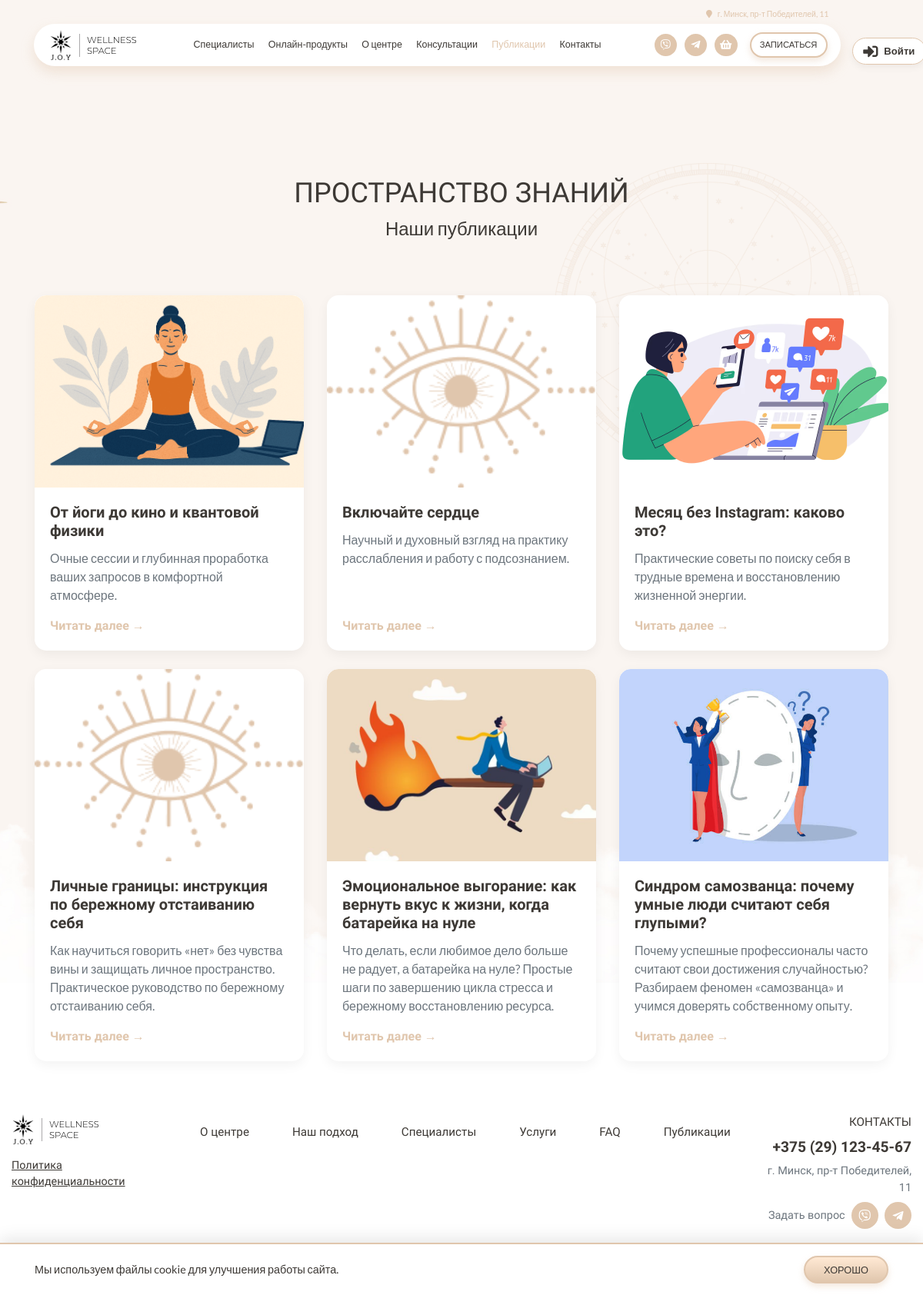
The page /publications.php on the database its author committed.
### tables this page shows
CREATE TABLE `settings` (
  `id` int(11) NOT NULL,
  `phone` varchar(50) DEFAULT NULL,
  `email` varchar(100) DEFAULT NULL,
  `address` varchar(255) DEFAULT NULL,
  `telegram` varchar(100) DEFAULT NULL,
  `instagram` varchar(100) DEFAULT NULL,
  `work_hours` varchar(255) DEFAULT NULL
);

CREATE TABLE `posts` (
  `id` int(11) NOT NULL,
  `title` varchar(255) NOT NULL,
  `short_desc` text,
  `content` longtext NOT NULL,
  `author_id` int(11) DEFAULT NULL,
  `image` varchar(255) DEFAULT 'img/Frame.png',
  `created_at` timestamp NULL DEFAULT CURRENT_TIMESTAMP,
  `status` varchar(20) DEFAULT 'published'
);

### db.php (called while the page is built, shortened)
<?php
function getCurrentUser($pdo) {
    return null;
}
function getSettings($pdo) {
    try {
        $st = $pdo->query("SELECT * FROM settings LIMIT 1");
        return $st->fetch() ?: ['phone'=>'','email'=>'','address'=>'','telegram'=>'','instagram'=>'','work_hours'=>''];
    } catch (Exception $e) {
        return ['phone'=>'','email'=>'','address'=>'','telegram'=>'','instagram'=>'','work_hours'=>''];
    }
}
function joyViberUrl($p) {
    $d = preg_replace('/\D+/', '', (string)$p);
    return $d ? 'viber://chat?number=' . $d : '#';
}
function joyTelegramUrl($t) {
    $h = ltrim(trim((string)$t), '@');
    return $h ? 'https://t.me/' . rawurlencode($h) : '#';
}

### publications.php (the view, shortened to what this page needs)
<?php
require_once 'header.php';
$p = isset($_GET['page']) ? (int)$_GET['page'] : 1;
$lim = 6;
$off = ($p - 1) * $lim;
try { $pdo->exec("ALTER TABLE posts ADD COLUMN status VARCHAR(20) DEFAULT 'published'"); } catch (Exception $e) {}
$st = $pdo->prepare("SELECT * FROM posts WHERE status = 'published' OR status IS NULL ORDER BY created_at DESC LIMIT $lim OFFSET $off");
$st->execute();
$arts = $st->fetchAll();
?>
<section class="section" style="padding-top: 150px; padding-bottom: 100px; background: white;">
    <div class="mandala-wrapper-header">
    </div>
    <div class="container">
        <div class="row justify-content-center mb-5">
            <div class="col-lg-10 text-center">
                <h2 class="section-title">ПРОСТРАНСТВО ЗНАНИЙ</h2>
                <h3 class="subsection-title">Наши публикации</h3>
            </div>
        </div>
        <div class="row publications-grid" id="publicationsList">
            <?php if(count($arts) > 0): ?>
                <?php foreach ($arts as $a): ?>
                <div class="col-md-4 mb-4">
                    <div class="card h-100 publication-card">
                        <img src="<?= htmlspecialchars($a['image']) ?>" class="card-img-top publication-card__img" onerror="this.src='img/Frame.png'">
                        <div class="card-body d-flex flex-column">
                            <h5 class="card-title publication-card__title"><?= htmlspecialchars($a['title']) ?></h5>
                            <p class="card-text text-muted publication-card__text"><?= htmlspecialchars($a['short_desc']) ?></p>
                            <a href="article.php?id=<?= $a['id'] ?>" class="btn-link stretched-link" style="color: #E0C6AD; font-weight: bold; text-decoration: none;">Читать далее &rarr;</a>
                        </div>
                    </div>
                </div>
                <?php endforeach; ?>
            <?php else: ?>
                <div class="col-12 text-center py-5">
                    <h4 class="text-muted">Публикаций пока нет.</h4>
                </div>
            <?php endif; ?>
        </div>
    </div>
</section>
<?php require_once 'footer.php'; ?>

### header.php (shortened to what this page needs)
<?php
require_once 'db.php';
$user = getCurrentUser($pdo);
$settings = getSettings($pdo);
$page = basename($_SERVER['PHP_SELF']);
$viber = joyViberUrl($settings['phone'] ?? '');
$tg = joyTelegramUrl($settings['telegram'] ?? '');
$bClass = '';
if ($page == 'index.php' || $page == '') { $bClass = 'home-page'; }
elseif ($page == 'services.php') { $bClass = 'services-page'; }
elseif ($page == 'catalog.php') { $bClass = 'catalog-page'; }
elseif ($page == 'publications.php') { $bClass = 'publications-page'; }
elseif ($page == 'article.php') { $bClass = 'article-page'; }
elseif ($page == 'cabinet.php') { $bClass = 'cabinet-page'; }
elseif ($page == 'specialists.php') { $bClass = 'specialists-page'; }
elseif ($page == 'contacts.php') { $bClass = 'contacts-page'; }
elseif ($page == 'profile.php') { $bClass = 'profile-page'; }
elseif ($page == 'privacy.php') { $bClass = 'privacy-page'; }
elseif ($page == 'faq.php') { $bClass = 'faq-page'; }
?>
<!DOCTYPE html>
<html lang="ru">
<head>
<link rel="stylesheet" href="https://cdn.jsdelivr.net/npm/bootstrap@4.6.2/dist/css/bootstrap.min.css">
<link rel="stylesheet" href="https://cdnjs.cloudflare.com/ajax/libs/font-awesome/5.15.4/css/all.min.css">
<link rel="stylesheet" href="joy.css?v=<?= time() ?>">
</head>
<body class="<?= $bClass ?>">
<div class="nav-container">
    <div class="user-corner user-corner--desktop d-none d-lg-flex">
        <?php if($user): ?>
            <a href="cabinet.php" class="user-link-header"><i class="fas fa-user-circle mr-2"></i> <?= htmlspecialchars($user['name']) ?></a>
        <?php else: ?>
            <a href="#" class="user-link-header" onclick="openAuthModal(event)"><i class="fas fa-sign-in-alt mr-2"></i> Войти</a>
        <?php endif; ?>
    </div>
    <div class="nav-centered">
        <div class="nav-address-row">
            <div class="address"><a href="contacts.php"><i class="fa fa-map-marker"></i> <?= htmlspecialchars($settings['address'] ?: 'г. Минск, пр-т Победителей, 11') ?></a></div>
        </div>
        <div class="nav-bar">
            <a href="index.php" class="logo-link"><img src="img/Frame.svg" class="logo"></a>
            <div class="nav-links d-none d-lg-flex">
                <a href="specialists.php" class="<?= $page == 'specialists.php' ? 'active-link' : '' ?>">Специалисты</a>
                <a href="catalog.php" class="<?= $page == 'catalog.php' ? 'active-link' : '' ?>">Онлайн-продукты</a>
                <a href="index.php#section-2">О центре</a>
                <a href="services.php" class="<?= $page == 'services.php' ? 'active-link' : '' ?>">Консультации</a>
                <a href="publications.php" class="<?= ($page == 'publications.php' || $page == 'article.php') ? 'active-link' : '' ?>">Публикации</a>
                <a href="contacts.php" class="<?= $page == 'contacts.php' ? 'active-link' : '' ?>">Контакты</a>
            </div>
            <div class="nav-actions">
                <div class="nav-actions-desktop d-none d-lg-flex align-items-center">
                    <div class="social-icons">
                        <a href="<?= htmlspecialchars($viber) ?>"><i class="fab fa-viber"></i></a>
                        <a href="<?= htmlspecialchars($tg) ?>" target="_blank"><i class="fab fa-telegram-plane"></i></a>
                        <a href="cabinet.php?tab=cart">
                            <i class="fas fa-shopping-basket"></i>
                        </a>
                    </div>
                    <a href="#" class="appointment-button" onclick="openAppointment(event)">Записаться</a>
                </div>
            </div>
        </div>
    </div>
</div>

### footer.php (shortened to what this page needs)
<?php
$set = getSettings($pdo);
?>
<section id="section-11" class="section section-11">
    <div class="container footer-container">
        <div class="footer-main">
            <div class="footer-row first-row d-flex justify-content-between align-items-start">
                <div class="footer-left d-flex flex-column">
                    <a href="index.php" class="logo-link mb-3"><img src="img/Frame.svg" alt="Logo" class="logo"></a>
                    <a href="privacy.php" class="legal-link mt-auto">Политика конфиденциальности</a>
                </div>
                <div class="footer-nav d-flex justify-content-center align-items-center flex-grow-1 px-3">
                    <a href="index.php#section-2" class="nav-link">О центре</a>
                    <a href="index.php#section-3" class="nav-link">Наш подход</a>
                    <a href="specialists.php" class="nav-link">Специалисты</a>
                    <a href="services.php" class="nav-link">Услуги</a>
                    <a href="faq.php" class="nav-link">FAQ</a>
                    <a href="publications.php" class="nav-link">Публикации</a>
                </div>
                <div class="footer-contacts text-right">
                    <a href="index.php#section-10" class="nav-link p-0 mb-2 d-block text-uppercase" style="font-family: 'Tenor Sans';">КОНТАКТЫ</a>
                    <div class="contact-phone font-weight-bold" style="font-size: 1.2rem;"><?= htmlspecialchars($set['phone']) ?></div>
                    <div class="contact-address text-muted mb-2" style="font-size: 0.9rem;"><?= htmlspecialchars($set['address']) ?></div>
                    <div class="contact-question d-flex align-items-center justify-content-end">
                        <span class="mr-2 text-muted" style="font-size: 0.9rem;">Задать вопрос</span>
                        <a href="<?= htmlspecialchars(joyViberUrl($set['phone'] ?? '')) ?>" class="social-icon viber"><i class="fab fa-viber"></i></a>
                        <a href="<?= htmlspecialchars(joyTelegramUrl($set['telegram'] ?? '')) ?>" class="social-icon telegram ml-2"><i class="fab fa-telegram-plane"></i></a>
                    </div>
                </div>
            </div>
        </div>
        <div class="footer-copyright">J.O.Y Wellness space 2026 ©</div>
    </div>
</section>
<?php if(!isset($_COOKIE['joy_privacy'])): ?>
<div class="cookie-banner">
    <div class="container">
        <div class="row align-items-center">
            <div class="col-md-9"><p class="small m-0">Мы используем файлы cookie для улучшения работы сайта.</p></div>
            <div class="col-md-3 text-md-right"><form method="POST"><button type="submit" name="accept_cookies" class="main-button small-btn">Хорошо</button></form></div>
        </div>
    </div>
</div>
<?php endif; ?>
</body>
</html>

### rows shown on the page
settings: address "г. Минск, пр-т Победителей, 11", phone "+375 (29) 123-45-67"
posts: image (picture), title "От йоги до кино и квантовой физики", short_desc "Очные сессии и глубинная проработка ваших запросов в комфортной атмосфере."
posts: title "Включайте сердце", short_desc "Научный и духовный взгляд на практику расслабления и работу с подсознанием."
posts: image (picture), title "Месяц без Instagram: каково это?", short_desc "Практические советы по поиску себя в трудные времена и восстановлению жизненной энергии."
posts: title "Личные границы: инструкция по бережному отстаиванию себя", short_desc "Как научиться говорить «нет» без чувства вины и защищать личное пространство. Практическое руководство по бережному отстаиванию себя."
posts: image (picture), title "Эмоциональное выгорание: как вернуть вкус к жизни, когда батарейка на нуле", short_desc "Что делать, если любимое дело больше не радует, а батарейка на нуле? Простые шаги по завершению цикла стресса и бережному восстановлению ресурса."
posts: image (picture), title "Синдром самозванца: почему умные люди считают себя глупыми?", short_desc "Почему успешные профессионалы часто считают свои достижения случайностью? Разбираем феномен «самозванца» и учимся доверять собственному опыту."
